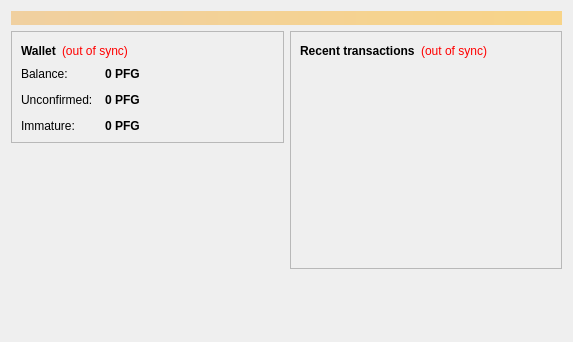
<?xml version="1.0" encoding="UTF-8"?>
<ui version="4.0">
 <class>OverviewPage</class>
 <widget class="QWidget" name="OverviewPage">
  <property name="geometry">
   <rect>
    <x>0</x>
    <y>0</y>
    <width>573</width>
    <height>342</height>
   </rect>
  </property>
  <property name="windowTitle">
   <string>Form</string>
  </property>
  <layout class="QVBoxLayout" name="topLayout">
   <item>
    <widget class="QLabel" name="labelAlerts">
     <property name="visible">
      <bool>false</bool>
     </property>
     <property name="styleSheet">
      <string notr="true">background-color: qlineargradient(x1: 0, y1: 0, x2: 1, y2: 0, stop:0 #F0D0A0, stop:1 #F8D488); color:#000000;</string>
     </property>
     <property name="wordWrap">
      <bool>true</bool>
     </property>
     <property name="margin">
      <number>3</number>
     </property>
    </widget>
   </item>
   <item>
    <layout class="QHBoxLayout" name="horizontalLayout" stretch="1,1">
     <item>
      <layout class="QVBoxLayout" name="verticalLayout_2">
       <item>
        <widget class="QFrame" name="frame">
         <property name="frameShape">
          <enum>QFrame::StyledPanel</enum>
         </property>
         <property name="frameShadow">
          <enum>QFrame::Raised</enum>
         </property>
         <layout class="QVBoxLayout" name="verticalLayout_4">
          <item>
           <layout class="QHBoxLayout" name="horizontalLayout_4">
            <item>
             <widget class="QLabel" name="label_5">
              <property name="font">
               <font>
                <weight>75</weight>
                <bold>true</bold>
               </font>
              </property>
              <property name="text">
               <string>Wallet</string>
              </property>
             </widget>
            </item>
            <item>
             <widget class="QLabel" name="labelWalletStatus">
              <property name="toolTip">
               <string>The displayed information may be out of date. Your wallet automatically synchronizes with the Playforgood network after a connection is established, but this process has not completed yet.</string>
              </property>
              <property name="styleSheet">
               <string notr="true">QLabel { color: red; }</string>
              </property>
              <property name="text">
               <string notr="true">(out of sync)</string>
              </property>
              <property name="alignment">
               <set>Qt::AlignLeading|Qt::AlignLeft|Qt::AlignVCenter</set>
              </property>
             </widget>
            </item>
            <item>
             <spacer name="horizontalSpacer_2">
              <property name="orientation">
               <enum>Qt::Horizontal</enum>
              </property>
              <property name="sizeHint" stdset="0">
               <size>
                <width>40</width>
                <height>20</height>
               </size>
              </property>
             </spacer>
            </item>
           </layout>
          </item>
          <item>
           <layout class="QFormLayout" name="formLayout_2">
            <property name="fieldGrowthPolicy">
             <enum>QFormLayout::AllNonFixedFieldsGrow</enum>
            </property>
            <property name="horizontalSpacing">
             <number>12</number>
            </property>
            <property name="verticalSpacing">
             <number>12</number>
            </property>
            <item row="0" column="0">
             <widget class="QLabel" name="label">
              <property name="text">
               <string>Balance:</string>
              </property>
             </widget>
            </item>
            <item row="0" column="1">
             <widget class="QLabel" name="labelBalance">
              <property name="font">
               <font>
                <weight>75</weight>
                <bold>true</bold>
               </font>
              </property>
              <property name="cursor">
               <cursorShape>IBeamCursor</cursorShape>
              </property>
              <property name="toolTip">
               <string>Your current balance</string>
              </property>
              <property name="text">
               <string notr="true">0 PFG</string>
              </property>
              <property name="textInteractionFlags">
               <set>Qt::LinksAccessibleByMouse|Qt::TextSelectableByKeyboard|Qt::TextSelectableByMouse</set>
              </property>
             </widget>
            </item>
            <item row="1" column="0">
             <widget class="QLabel" name="label_3">
              <property name="text">
               <string>Unconfirmed:</string>
              </property>
             </widget>
            </item>
            <item row="1" column="1">
             <widget class="QLabel" name="labelUnconfirmed">
              <property name="font">
               <font>
                <weight>75</weight>
                <bold>true</bold>
               </font>
              </property>
              <property name="cursor">
               <cursorShape>IBeamCursor</cursorShape>
              </property>
              <property name="toolTip">
               <string>Total of transactions that have yet to be confirmed, and do not yet count toward the current balance</string>
              </property>
              <property name="text">
               <string notr="true">0 PFG</string>
              </property>
              <property name="textInteractionFlags">
               <set>Qt::LinksAccessibleByMouse|Qt::TextSelectableByKeyboard|Qt::TextSelectableByMouse</set>
              </property>
             </widget>
            </item>
            <item row="2" column="0">
             <widget class="QLabel" name="labelImmatureText">
              <property name="text">
               <string>Immature:</string>
              </property>
             </widget>
            </item>
            <item row="2" column="1">
             <widget class="QLabel" name="labelImmature">
              <property name="font">
               <font>
                <weight>75</weight>
                <bold>true</bold>
               </font>
              </property>
              <property name="toolTip">
               <string>Mined balance that has not yet matured</string>
              </property>
              <property name="text">
               <string notr="true">0 PFG</string>
              </property>
              <property name="textInteractionFlags">
               <set>Qt::LinksAccessibleByMouse|Qt::TextSelectableByKeyboard|Qt::TextSelectableByMouse</set>
              </property>
             </widget>
            </item>
           </layout>
          </item>
         </layout>
        </widget>
       </item>
       <item>
        <spacer name="verticalSpacer">
         <property name="orientation">
          <enum>Qt::Vertical</enum>
         </property>
         <property name="sizeHint" stdset="0">
          <size>
           <width>20</width>
           <height>40</height>
          </size>
         </property>
        </spacer>
       </item>
      </layout>
     </item>
     <item>
      <layout class="QVBoxLayout" name="verticalLayout_3">
       <item>
        <widget class="QFrame" name="frame_2">
         <property name="frameShape">
          <enum>QFrame::StyledPanel</enum>
         </property>
         <property name="frameShadow">
          <enum>QFrame::Raised</enum>
         </property>
         <layout class="QVBoxLayout" name="verticalLayout">
          <item>
           <layout class="QHBoxLayout" name="horizontalLayout_2">
            <item>
             <widget class="QLabel" name="label_4">
              <property name="text">
               <string>&lt;b&gt;Recent transactions&lt;/b&gt;</string>
              </property>
             </widget>
            </item>
            <item>
             <widget class="QLabel" name="labelTransactionsStatus">
              <property name="toolTip">
               <string>The displayed information may be out of date. Your wallet automatically synchronizes with the Playforgood network after a connection is established, but this process has not completed yet.</string>
              </property>
              <property name="styleSheet">
               <string notr="true">QLabel { color: red; }</string>
              </property>
              <property name="text">
               <string notr="true">(out of sync)</string>
              </property>
              <property name="alignment">
               <set>Qt::AlignRight|Qt::AlignTrailing|Qt::AlignVCenter</set>
              </property>
             </widget>
            </item>
            <item>
             <spacer name="horizontalSpacer">
              <property name="orientation">
               <enum>Qt::Horizontal</enum>
              </property>
              <property name="sizeHint" stdset="0">
               <size>
                <width>40</width>
                <height>20</height>
               </size>
              </property>
             </spacer>
            </item>
           </layout>
          </item>
          <item>
           <widget class="QListView" name="listTransactions">
            <property name="styleSheet">
             <string notr="true">QListView { background: transparent; }</string>
            </property>
            <property name="frameShape">
             <enum>QFrame::NoFrame</enum>
            </property>
            <property name="verticalScrollBarPolicy">
             <enum>Qt::ScrollBarAlwaysOff</enum>
            </property>
            <property name="horizontalScrollBarPolicy">
             <enum>Qt::ScrollBarAlwaysOff</enum>
            </property>
            <property name="selectionMode">
             <enum>QAbstractItemView::NoSelection</enum>
            </property>
           </widget>
          </item>
         </layout>
        </widget>
       </item>
       <item>
        <spacer name="verticalSpacer_2">
         <property name="orientation">
          <enum>Qt::Vertical</enum>
         </property>
         <property name="sizeHint" stdset="0">
          <size>
           <width>20</width>
           <height>40</height>
          </size>
         </property>
        </spacer>
       </item>
      </layout>
     </item>
    </layout>
   </item>
  </layout>
 </widget>
 <resources/>
 <connections/>
</ui>
